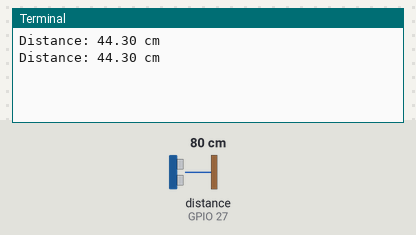
The program below on a simulated Raspberry Pi (BCM pin numbers). Parts: the last lines printed to the terminal. Inputs (shaded band) come from the test bench; at power-on: distance to the obstacle (sensor on GPIO 27) 80 cm. The echo pulse lasts 58.3 µs per cm; the clock reads 2024-03-15 10:24:30 at power-on unless the program sets it.

Above: at 1.2 s.
1.3 s: distance to the obstacle (sensor on GPIO 27) set to 2 cm
At 2.6 s:
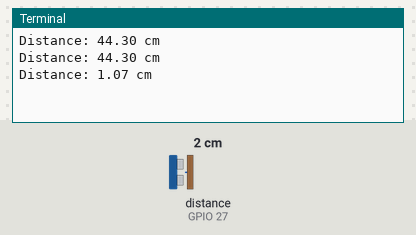
2.8 s: distance to the obstacle (sensor on GPIO 27) set to 4 cm
At 3.8 s:
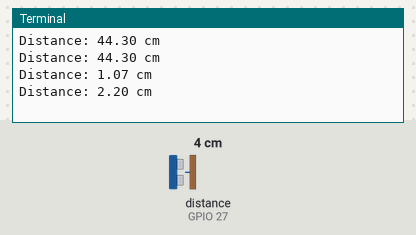
Timing chart, 0 to 5.8 s (numbered marks = the images above; inputs shaded):
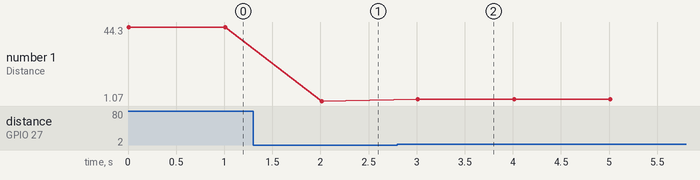

The program:

ioh009_ultra01.py
```python
# title : ioh009_ultra01.py
# date : 20224-06-21
# desc : 초음파센서

import RPi.GPIO as GPIO
import time

def measure():
	GPIO.output(trigPin, True)	# 10us 동안 high레벨로 trig 출력하여 초음파 발생 준비
	time.sleep(0.00001)
	GPIO.output(trigPin, False)
	start =time.time()			# 현재시간 저장

	while GPIO.input(echoPin) == False:	# echo가 없을 경우
		start = time.time()				# 현재 시간을 start 변수에 저장
	while GPIO.input(echoPin) == True:	# echo가 있을 경우
		stop = time.time()				# 현재 시간을 stop 변수에 저장
	elapsed = stop  - start				# 걸린 시간 구하고
	distance = (elapsed * 19000) / 2	# 걸린 시간과 초음파 속도를 이용하여 거리 계산

	return distance

#핀 설정

trigPin = 17
echoPin = 27

GPIO.setmode(GPIO.BCM)
GPIO.setup(trigPin, GPIO.OUT)
GPIO.setup(echoPin, GPIO.IN)

try:
	while True:
		distance = measure()
		print("Distance: %.2f cm" %distance)
		time.sleep(1)

except KeyboardInterrupt:
	GPIO.cleanup()
```

Measured:
- after the input at 1.3 s, the terminal: prints a new line after 0.71 s (image 1)
- after the input at 2.8 s, the terminal: prints a new line after 0.21 s (image 2)
- plotted number 1: 44.3 → 1.07 after the input at 1.3 s, 1.07 → 2.2 after the input at 2.8 s
